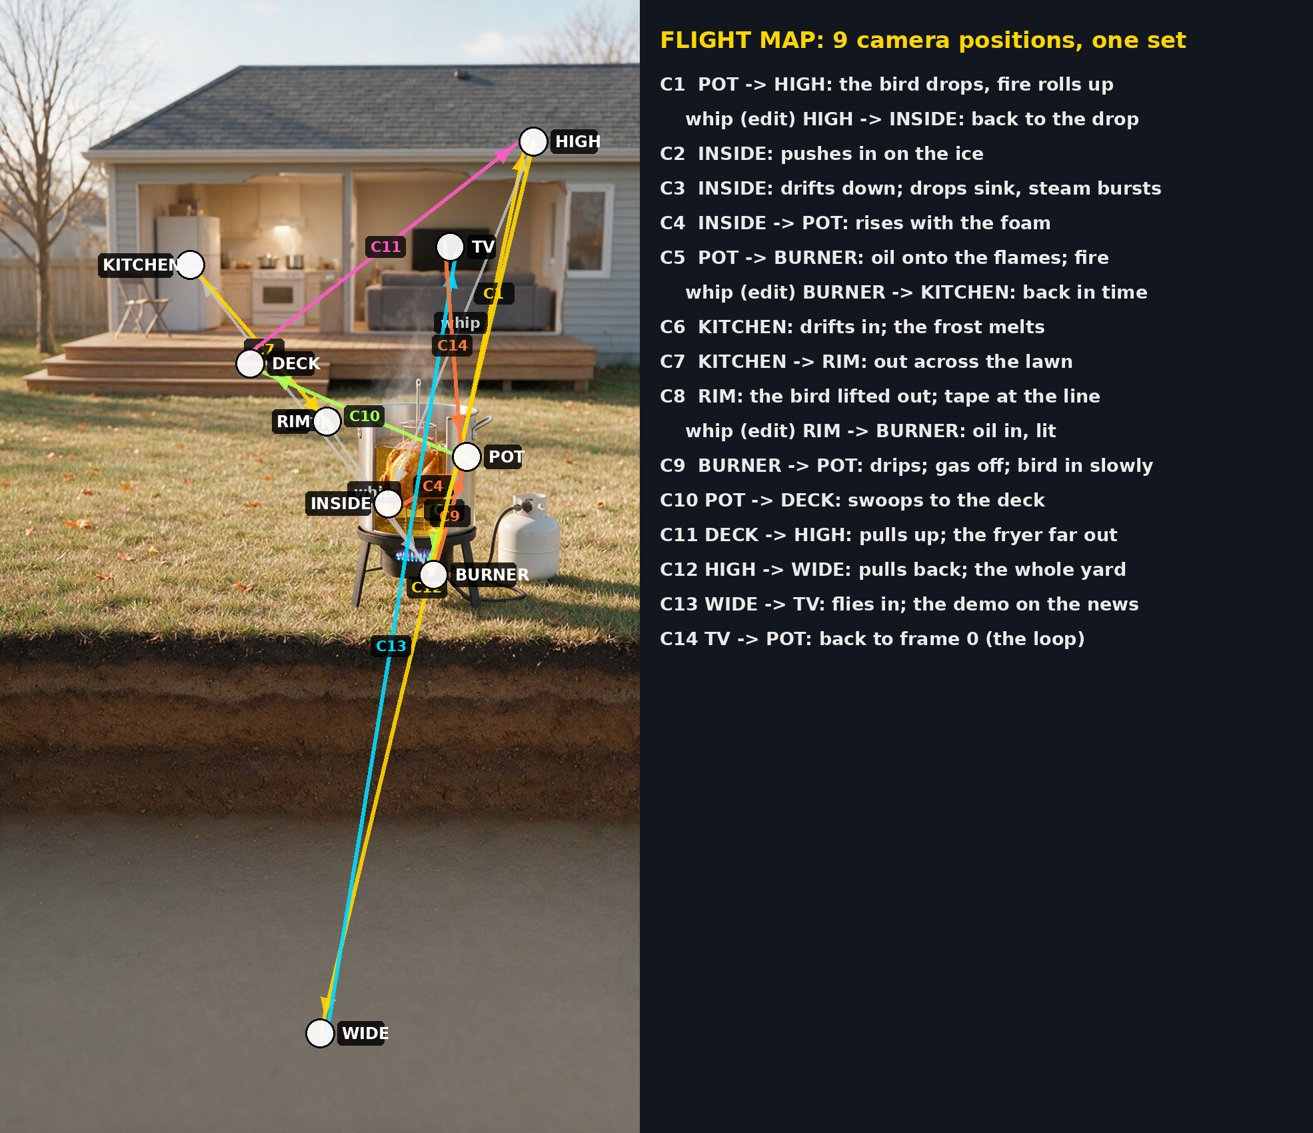

Write Python code to recreate this figure.
# Video 13 Gate C: flight map, keyframe sheet and first/last frames (from the stills in stills/). Run from the video work folder.
# usage: python3 13-flightmap.py <pipeline dir>   (reads 13-clips.py there for the keyframes of each clip)
from PIL import Image, ImageDraw, ImageFont
import math, importlib.util, sys
S = 'stills/'
F = '/usr/share/fonts/truetype/dejavu/DejaVuSans-Bold.ttf'
def font(n):
    try: return ImageFont.truetype(F, n)
    except Exception: return ImageFont.load_default()
# --- 1. the camera positions on the wide (W0, 768x1360), with the flight order ---
base = Image.open(S + 'W0.png').convert('RGB')
k = 1.25; base = base.resize((int(768 * k), int(1360 * k)))
d = ImageDraw.Draw(base, 'RGBA')
POS = {"HIGH": (640, 170), "KITCHEN": (228, 318), "TV": (540, 296), "DECK": (300, 436), "RIM": (392, 506),
       "POT": (560, 548), "INSIDE": (466, 604), "BURNER": (520, 690), "WIDE": (384, 1240)}
LEFT = {"RIM", "INSIDE", "KITCHEN"}   # labels drawn to the left of the dot
POS = {n: (x * k, y * k) for n, (x, y) in POS.items()}
PATH = [("C1", "POT", "HIGH"), ("whip", "HIGH", "INSIDE"), ("C4", "INSIDE", "POT"), ("C5", "POT", "BURNER"),
        ("whip", "BURNER", "KITCHEN"), ("C7", "KITCHEN", "RIM"), ("whip", "RIM", "BURNER"), ("C9", "BURNER", "POT"),
        ("C10", "POT", "DECK"), ("C11", "DECK", "HIGH"), ("C12", "HIGH", "WIDE"), ("C13", "WIDE", "TV"), ("C14", "TV", "POT")]
COL = [(255, 214, 0), (0, 220, 255), (255, 120, 60), (170, 255, 90), (255, 90, 200)]
for i, (c, a, b) in enumerate(PATH):
    (x0, y0), (x1, y1) = POS[a], POS[b]
    off = (i % 3 - 1) * 9; col = (200, 200, 200, 200) if c == "whip" else COL[i % len(COL)] + (230,)
    x0 += off; y0 += off; x1 += off; y1 += off
    d.line([(x0, y0), (x1, y1)], fill=col, width=4 if c == "whip" else 6)
    ang = math.atan2(y1 - y0, x1 - x0); L = 26
    tip = (x1 - 30 * math.cos(ang), y1 - 30 * math.sin(ang))
    d.polygon([tip, (tip[0] - L * math.cos(ang - 0.45), tip[1] - L * math.sin(ang - 0.45)),
               (tip[0] - L * math.cos(ang + 0.45), tip[1] - L * math.sin(ang + 0.45))], fill=col)
    mx, my = (x0 + x1) / 2, (y0 + y1) / 2
    w = 40 if c == "whip" else 30
    d.rounded_rectangle([mx - w, my - 16, mx + w, my + 16], 6, fill=(0, 0, 0, 200)); d.text((mx, my), c, font=font(22), fill=col, anchor='mm')
for n, (x, y) in POS.items():
    d.ellipse([x - 22, y - 22, x + 22, y + 22], fill=(255, 255, 255, 235), outline=(0, 0, 0, 255), width=3)
    wlab = 14 * len(n) + 14
    lx = x - 26 - wlab if n in LEFT or x + 26 + wlab >= base.width - 4 else x + 26
    d.rounded_rectangle([lx, y - 18, lx + wlab, y + 18], 6, fill=(0, 0, 0, 210))
    d.text((lx + 7, y), n, font=font(24), fill=(255, 255, 255), anchor='lm')
txt = ["FLIGHT MAP: 9 camera positions, one set",
       "C1  POT -> HIGH: the bird drops, fire rolls up",
       "    whip (edit) HIGH -> INSIDE: back to the drop",
       "C2  INSIDE: pushes in on the ice",
       "C3  INSIDE: drifts down; drops sink, steam bursts",
       "C4  INSIDE -> POT: rises with the foam",
       "C5  POT -> BURNER: oil onto the flames; fire",
       "    whip (edit) BURNER -> KITCHEN: back in time",
       "C6  KITCHEN: drifts in; the frost melts",
       "C7  KITCHEN -> RIM: out across the lawn",
       "C8  RIM: the bird lifted out; tape at the line",
       "    whip (edit) RIM -> BURNER: oil in, lit",
       "C9  BURNER -> POT: drips; gas off; bird in slowly",
       "C10 POT -> DECK: swoops to the deck",
       "C11 DECK -> HIGH: pulls up; the fryer far out",
       "C12 HIGH -> WIDE: pulls back; the whole yard",
       "C13 WIDE -> TV: flies in; the demo on the news",
       "C14 TV -> POT: back to frame 0 (the loop)"]
panel = Image.new('RGB', (1010, base.height), (18, 22, 30)); pd = ImageDraw.Draw(panel)
y = 40
for i, t in enumerate(txt):
    pd.text((30, y), t, font=font(34 if i == 0 else 27), fill=(255, 214, 0) if i == 0 else (235, 235, 235)); y += 70 if i == 0 else 52
out = Image.new('RGB', (base.width + panel.width, base.height)); out.paste(base, (0, 0)); out.paste(panel, (base.width, 0))
out = out.resize((out.width * 2 // 3, out.height * 2 // 3)); out.save('gateC_flightmap.jpg', quality=85); print('map', out.size)

# --- 2. every clip's keyframes: start -> (middle) -> end ---
_spec = importlib.util.spec_from_file_location("c13", sys.argv[1] + "/13-clips.py"); _c = importlib.util.module_from_spec(_spec); _spec.loader.exec_module(_c)
CLIPS = [(c, v[0], v[1], v[2], v[3]) for c, v in _c.C.items()]
tw, th = 150, 266; cols = 4; tile_w = 3 * tw + 2 * 22 + 20; tile_h = th + 46
rows = math.ceil(len(CLIPS) / cols)
sheet = Image.new('RGB', (cols * tile_w, rows * tile_h), 'white'); sd = ImageDraw.Draw(sheet)
for i, (c, a, mids, b, secs) in enumerate(CLIPS):
    X = (i % cols) * tile_w + 10; Y = (i // cols) * tile_h + 6
    keys = [a] + mids + ([b] if b else [])
    sd.text((X, Y), f"{c} ({secs} s): {' -> '.join(keys)}" + ("" if b else "  (start only)"), font=font(18), fill='black')
    x = X
    for j, kk in enumerate(keys):
        sheet.paste(Image.open(S + kk + '.png').convert('RGB').resize((tw, th)), (x, Y + 30))
        if j < len(keys) - 1: sd.text((x + tw + 3, Y + 30 + th // 2), '>', font=font(26), fill='black')
        x += tw + 22
sheet.save('gateC_keyframes.jpg', quality=82); print('keyframes', sheet.size)

# --- 3. first and last frames (C14's end still is ST0 itself, so they match part for part) ---
a = Image.open(S + 'ST0.png').convert('RGB').resize((540, 956))
fl = Image.new('RGB', (1100, 1000), 'white'); fd = ImageDraw.Draw(fl)
fl.paste(a, (0, 40)); fl.paste(a, (560, 40))
fd.text((10, 8), "FIRST FRAME (ST0)", font=font(26), fill='black'); fd.text((570, 8), "LAST FRAME: C14 ends on ST0 itself", font=font(26), fill='black')
fl.save('gateC_first_last.jpg', quality=85); print('first/last', fl.size)

# --- 4. all sixteen stills, labelled (the set from every angle) ---
names = ["W0", "H0", "H1", "D0", "ST0", "ST1", "PT2", "IN0", "IN1", "BU0", "BU1", "R0", "R1", "K0", "K1", "TV0"]
tw, th = 240, 425; g = Image.new('RGB', (8 * tw + 70, 2 * (th + 34) + 10), 'white'); gd = ImageDraw.Draw(g)
for i, n in enumerate(names):
    X = (i % 8) * (tw + 8) + 6; Y = (i // 8) * (th + 34) + 4
    gd.text((X, Y), n, font=font(22), fill='black'); g.paste(Image.open(S + n + '.png').convert('RGB').resize((tw, th)), (X, Y + 28))
g.save('gateC_stills.jpg', quality=82); print('stills', g.size)
